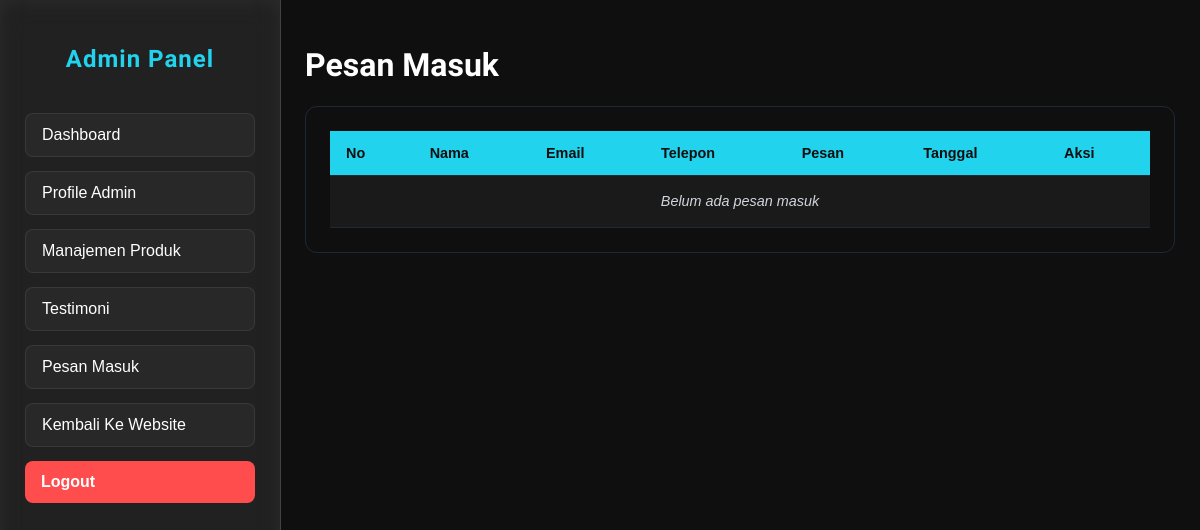
The page /pages/admin/pesan.php (signed in) on the database as committed earlier.
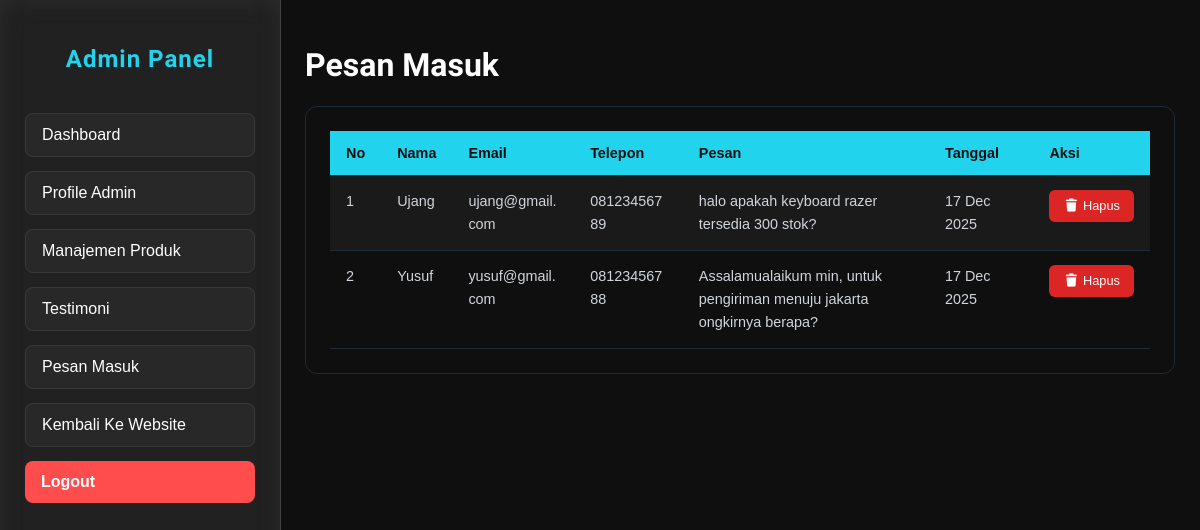
The same page on the database as committed later.
### tables this page shows
CREATE TABLE `messages` (
  `id` int(11) NOT NULL,
  `name` varchar(100) NOT NULL,
  `email` varchar(100) NOT NULL,
  `phone` varchar(20) NOT NULL,
  `message` text NOT NULL,
  `created_at` timestamp NOT NULL DEFAULT current_timestamp()
);

### pages/admin/pesan.php (the view, shortened to what this page needs)
<?php
include '../../config/koneksi.php';
$pesan = mysqli_query(
    $conn,
    "SELECT * FROM messages ORDER BY created_at ASC"
);
?>
<?php include 'metaAdmin.php'; ?>
<body>
    <?php include 'sidebar.php'; ?>
    <div class="main-content">
        <div class="content-wrapper">
            <header>
                <h1>Pesan Masuk</h1>
            </header>
            <div class="table-wrapper">
                <table>
                    <tr>
                        <th>No</th>
                        <th>Nama</th>
                        <th>Email</th>
                        <th>Telepon</th>
                        <th>Pesan</th>
                        <th>Tanggal</th>
                        <th>Aksi</th>
                    </tr>
                    <?php
                    $no = 1;
                    if ($pesan && mysqli_num_rows($pesan) > 0) {
                        while ($p = mysqli_fetch_assoc($pesan)) {
                    ?>
                            <tr>
                                <td><?= $no++; ?></td>
                                <td><?= htmlspecialchars($p['name']); ?></td>
                                <td><?= htmlspecialchars($p['email']); ?></td>
                                <td><?= htmlspecialchars($p['phone']); ?></td>
                                <td><?= htmlspecialchars($p['message']); ?></td>
                                <td><?= date('d M Y', strtotime($p['created_at'])); ?></td>
                                <td>
                                    <a class="action-btn" href="deletePesan.php?id=<?= $p['id']; ?>" onclick="return confirm('Hapus pesan ini?')">
                                        <i class="fa-solid fa-trash"></i> Hapus
                                    </a>
                                </td>
                            </tr>
                        <?php
                        }
                    } else {
                        ?>
                        <tr>
                            <td colspan="7" class="empty-data">
                                Belum ada pesan masuk
                            </td>
                        </tr>
                    <?php } ?>
                </table>
            </div>
        </div>
    </div>
</body>

### pages/admin/metaAdmin.php (shortened to what this page needs)
<!DOCTYPE html>
<html lang="id">
<head>
    <link rel="stylesheet" href="../../assets/css/adminStyles/product.css">
    <link rel="stylesheet" href="../../assets/css/adminStyles/login.css">
    <link rel="stylesheet" href="../../assets/css/adminStyles/global.css">
    <link rel="stylesheet" href="../../assets/css/adminStyles/dashboard.css">
    <link rel="stylesheet" href="../../assets/css/adminStyles/profile.css">
    <link rel="stylesheet" href="../../assets/css/adminStyles/tambahEditProduk.css">
    <link rel="stylesheet" href="../../assets/css/adminStyles/testiPesan.css">
    <link href="https://unpkg.com/aos@2.3.1/dist/aos.css" rel="stylesheet">
    <link rel="stylesheet" href="https://cdnjs.cloudflare.com/ajax/libs/font-awesome/7.0.1/css/all.min.css"
 />
</head>

### pages/admin/sidebar.php (shortened to what this page needs)
<sidebar>
    <div class="sidebar">
        <div class="menu-list">
            <h2>Admin Panel</h2>
            <ul >
                <li><a href="dashboard.php">Dashboard</a></li>
                <li><a href="profileAdmin.php">Profile Admin</a></li>
                <li><a href="manajemenProduct.php">Manajemen Produk</a></li>
                <li><a href="testimoni.php">Testimoni</a></li>
                <li><a href="pesan.php">Pesan Masuk</a></li>
                <li><a href="../../index.php">Kembali Ke Website</a></li>
                <li><a href="../auth/logout.php" class="logout">Logout</a></li>
            </ul>
        </div>
    </div>
</sidebar>

### assets/css/adminStyles/global.css (style rules this page uses)
:root { --color-primary: #22d3ee; --color-primary-hover: #a1e9f4; --color-secondary: #1a1a1a; --color-tertiary: #0f0f0f; --glass-bg: rgba(255, 255, 255, 0.08); --glass-border: rgba(255, 255, 255, 0.15); }
* { scroll-behavior: smooth; }
h1,h2,h3 { font-family: 'Orbitron', sans-serif; }
body { margin: 0; font-family: Arial, sans-serif; background-color: var(--color-tertiary); color: var(--color-text); }
.sidebar { width: 230px; height: 100vh; position: fixed; left: 0; top: 0; padding: 25px; background: var(--glass-bg); backdrop-filter: blur(14px); border-right: 1px solid var(--glass-border); box-shadow: inset 0 0 20px rgba(255,255,255,0.05); transition: 0.3s ease; }
.sidebar h2 { font-family: "Orbitron", sans-serif; color: var(--color-primary); text-align: center; margin-bottom: 40px; letter-spacing: 1px; }
.sidebar ul { padding: 0; list-style: none; }
.sidebar ul li { margin: 14px 0; }
.sidebar ul li a { padding: 12px 16px; display: block; text-decoration: none; color: white; font-weight: 500; border-radius: 8px; font-family: Arial, sans-serif; background: rgba(255,255,255,0.03); border: 1px solid rgba(255,255,255,0.08); transition: 0.3s ease; }
.sidebar ul li .logout { background: #ff4c4c; border: none; font-weight: bold; }
.main-content { margin-left: 280px; color: white; transition: 0.3s ease; min-height: 100vh; display: flex; flex-direction: column; padding: 0; }
.content-wrapper { padding: 25px 25px 0 25px; flex: 1; }

### assets/css/adminStyles/testiPesan.css (style rules this page uses)
.table-wrapper { background: var(--color-tertiary); padding: 24px; border-radius: 12px; border: 1px solid #1f2933; overflow-x: auto; }
.table-wrapper table { width: 100%; min-width: 600px; border-collapse: collapse; font-family: Arial, sans-serif; font-size: 0.9rem; color: #e5e7eb; }
.table-wrapper th { background: var(--color-primary); color: var(--color-tertiary); font-weight: 600; padding: 14px 16px; text-align: left; border-bottom: 1px solid #1f2933; }
.table-wrapper td { padding: 14px 16px; border-bottom: 1px solid #1f2933; color: #d1d5db; line-height: 1.6; vertical-align: top; word-break: break-word; max-width: 300px; }
.table-wrapper tr:nth-child(even) { background-color: var(--color-secondary); }
.table-wrapper .action-btn { display: inline-block; padding: 6px 14px; background: #dc2626; color: #ffffff; border-radius: 6px; font-size: 0.8rem; font-weight: 500; text-decoration: none; transition:0.2s; white-space: nowrap; }
.empty-data { text-align: center; color: #64748b; padding: 40px 0; font-style: italic; }

Rows that differ between the two databases and show on the page:
added messages: name "Ujang", email "ujang@gmail.com", phone "08123456789", message "halo apakah keyboard razer tersedia 300 stok?", created_at "17 Dec 2025"
added messages: name "Yusuf", email "yusuf@gmail.com", phone "08123456788", message "Assalamualaikum min, untuk pengiriman menuju jakarta ongkirnya berapa?", created_at "17 Dec 2025"
Other text that changed with them:
text no longer shown: "Belum ada pesan masuk"
